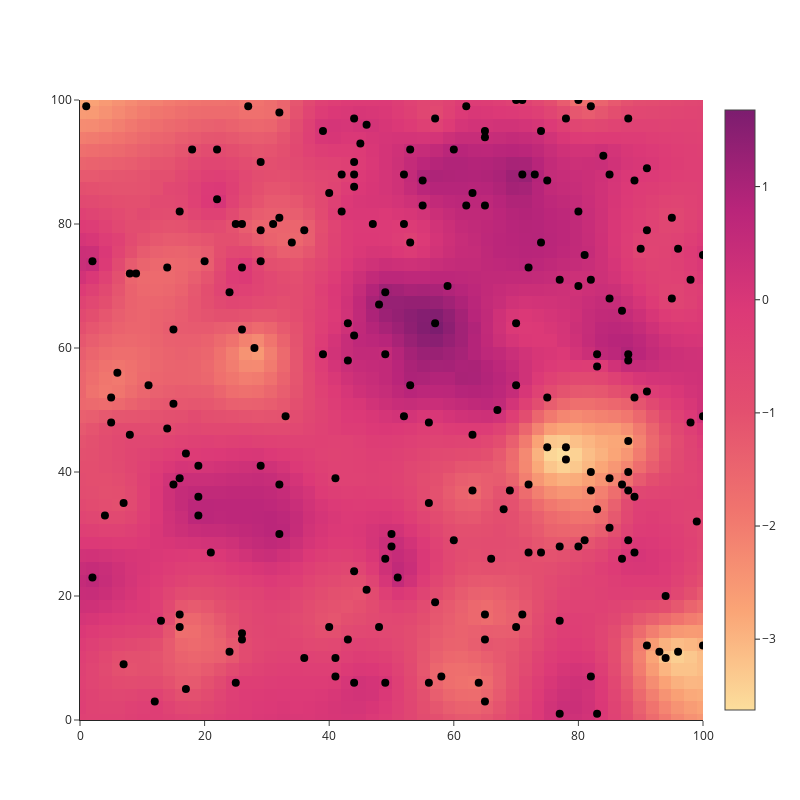

The cell this chart's notebook holds for it:
### Code cell
prediction.add_trace(pred)
prediction.add_trace(obs)

### Figure 1 — Plotly figure (JSON) as saved in the notebook; plotly's stock layout.template omitted (floating-point values rounded to 4 significant figures; data arrays with more than 128 entries replaced by an {"elided": "..."} marker saying what was removed)
{"data": [{"colorscale": [[0, "rgb(252, 222, 156)"], [0.1667, "rgb(250, 164, 118)"], [0.3333, "rgb(240, 116, 110)"], [0.5, "rgb(227, 79, 111)"], [0.6667, "rgb(220, 57, 119)"], [0.8333, "rgb(185, 37, 122)"], [1, "rgb(124, 29, 111)"]], "name": "Kriging", "type": "heatmap", "x": {"elided": "2500 float values"}, "y": {"elided": "2500 float values"}, "z": {"elided": "2500 float values"}}, {"marker": {"color": "black", "size": 8}, "mode": "markers", "name": "Observation", "text": {"elided": "200 str values"}, "type": "scatter", "x": {"elided": "200 int values"}, "y": {"elided": "200 int values"}}], "layout": {"height": 800, "width": 800, "xaxis": {"range": [0, 100]}, "yaxis": {"range": [0, 100]}}}
